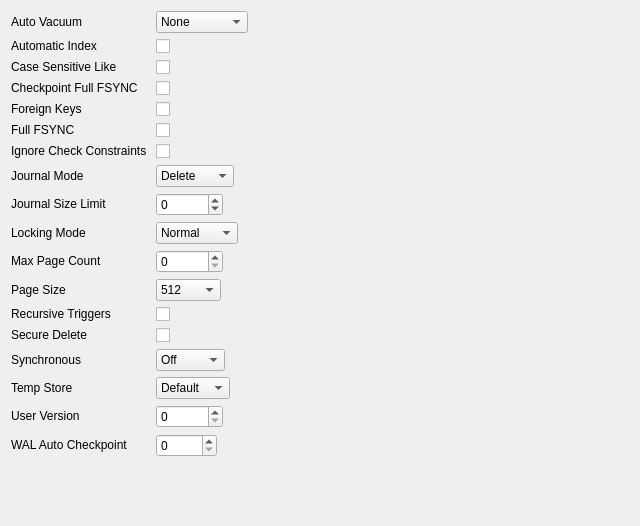
          <widget class="QWidget" name="scrollAreaWidgetContents">
           <property name="geometry">
            <rect>
             <x>0</x>
             <y>0</y>
             <width>640</width>
             <height>526</height>
            </rect>
           </property>
           <layout class="QFormLayout" name="formLayout">
            <property name="fieldGrowthPolicy">
             <enum>QFormLayout::ExpandingFieldsGrow</enum>
            </property>
            <item row="0" column="0">
             <widget class="QLabel" name="labelPragmaAutoVacuum">
              <property name="text">
               <string notr="true">&lt;html&gt;&lt;head/&gt;&lt;body&gt;&lt;p&gt;Auto Vacuum &lt;a href=&quot;http://www.sqlite.org/pragma.html#pragma_auto_vacuum&quot;&gt;&lt;img src=&quot;:/icons/whatis&quot;/&gt;&lt;/a&gt;&lt;/p&gt;&lt;/body&gt;&lt;/html&gt;</string>
              </property>
              <property name="openExternalLinks">
               <bool>true</bool>
              </property>
              <property name="textInteractionFlags">
               <set>Qt::LinksAccessibleByMouse</set>
              </property>
              <property name="buddy">
               <cstring>comboboxPragmaAutoVacuum</cstring>
              </property>
             </widget>
            </item>
            <item row="0" column="1">
             <widget class="QComboBox" name="comboboxPragmaAutoVacuum">
              <item>
               <property name="text">
                <string notr="true">None</string>
               </property>
              </item>
              <item>
               <property name="text">
                <string notr="true">Full</string>
               </property>
              </item>
              <item>
               <property name="text">
                <string notr="true">Incremental</string>
               </property>
              </item>
             </widget>
            </item>
            <item row="1" column="0">
             <widget class="QLabel" name="labelPragmaAutomaticIndex">
              <property name="text">
               <string notr="true">&lt;html&gt;&lt;head/&gt;&lt;body&gt;&lt;p&gt;Automatic Index &lt;a href=&quot;http://www.sqlite.org/pragma.html#pragma_automatic_index&quot;&gt;&lt;img src=&quot;:/icons/whatis&quot;/&gt;&lt;/a&gt;&lt;/p&gt;&lt;/body&gt;&lt;/html&gt;</string>
              </property>
              <property name="openExternalLinks">
               <bool>true</bool>
              </property>
              <property name="buddy">
               <cstring>checkboxPragmaAutomaticIndex</cstring>
              </property>
             </widget>
            </item>
            <item row="1" column="1">
             <widget class="QCheckBox" name="checkboxPragmaAutomaticIndex">
              <property name="text">
               <string/>
              </property>
             </widget>
            </item>
            <item row="2" column="0">
             <widget class="QLabel" name="labelPragmaCaseSensitiveLike">
              <property name="text">
               <string notr="true">&lt;html&gt;&lt;head/&gt;&lt;body&gt;&lt;p&gt;Case Sensitive Like &lt;a href=&quot;https://www.sqlite.org/pragma.html#pragma_case_sensitive_like&quot;&gt;&lt;img src=&quot;:/icons/whatis&quot;/&gt;&lt;/a&gt;&lt;/a&gt;&lt;/p&gt;&lt;/body&gt;&lt;/html&gt;</string>
              </property>
              <property name="openExternalLinks">
               <bool>true</bool>
              </property>
              <property name="buddy">
               <cstring>checkboxPragmaCaseSensitiveLike</cstring>
              </property>
             </widget>
            </item>
            <item row="2" column="1">
             <widget class="QCheckBox" name="checkboxPragmaCaseSensitiveLike">
              <property name="toolTip">
               <string>Warning: this pragma is not readable and this value has been inferred. Writing the pragma might overwrite a redefined LIKE provided by an SQLite extension.</string>
              </property>
              <property name="text">
               <string/>
              </property>
             </widget>
            </item>
            <item row="3" column="0">
             <widget class="QLabel" name="labelPragmaCheckpointFullFsync">
              <property name="text">
               <string notr="true">&lt;html&gt;&lt;head/&gt;&lt;body&gt;&lt;p&gt;Checkpoint Full FSYNC &lt;a href=&quot;https://www.sqlite.org/pragma.html#pragma_checkpoint_fullfsync&quot;&gt;&lt;img src=&quot;:/icons/whatis&quot;/&gt;&lt;/a&gt;&lt;/a&gt;&lt;/p&gt;&lt;/body&gt;&lt;/html&gt;</string>
              </property>
              <property name="openExternalLinks">
               <bool>true</bool>
              </property>
              <property name="buddy">
               <cstring>checkboxPragmaCheckpointFullFsync</cstring>
              </property>
             </widget>
            </item>
            <item row="3" column="1">
             <widget class="QCheckBox" name="checkboxPragmaCheckpointFullFsync">
              <property name="text">
               <string/>
              </property>
             </widget>
            </item>
            <item row="4" column="0">
             <widget class="QLabel" name="labelPragmaForeignKeys">
              <property name="text">
               <string notr="true">&lt;html&gt;&lt;head/&gt;&lt;body&gt;&lt;p&gt;Foreign Keys &lt;a href=&quot;https://www.sqlite.org/pragma.html#pragma_foreign_keys&quot;&gt;&lt;img src=&quot;:/icons/whatis&quot;/&gt;&lt;/a&gt;&lt;/a&gt;&lt;/p&gt;&lt;/body&gt;&lt;/html&gt;</string>
              </property>
              <property name="openExternalLinks">
               <bool>true</bool>
              </property>
              <property name="buddy">
               <cstring>checkboxPragmaForeignKeys</cstring>
              </property>
             </widget>
            </item>
            <item row="4" column="1">
             <widget class="QCheckBox" name="checkboxPragmaForeignKeys">
              <property name="text">
               <string/>
              </property>
             </widget>
            </item>
            <item row="5" column="0">
             <widget class="QLabel" name="labelPragmaFullFsync">
              <property name="text">
               <string notr="true">&lt;html&gt;&lt;head/&gt;&lt;body&gt;&lt;p&gt;Full FSYNC &lt;a href=&quot;https://www.sqlite.org/pragma.html#pragma_fullfsync&quot;&gt;&lt;img src=&quot;:/icons/whatis&quot;/&gt;&lt;/a&gt;&lt;/a&gt;&lt;/p&gt;&lt;/body&gt;&lt;/html&gt;</string>
              </property>
              <property name="openExternalLinks">
               <bool>true</bool>
              </property>
              <property name="buddy">
               <cstring>checkboxPragmaFullFsync</cstring>
              </property>
             </widget>
            </item>
            <item row="5" column="1">
             <widget class="QCheckBox" name="checkboxPragmaFullFsync">
              <property name="text">
               <string/>
              </property>
             </widget>
            </item>
            <item row="6" column="0">
             <widget class="QLabel" name="labelPragmaIgnoreCheckConstraints">
              <property name="text">
               <string notr="true">&lt;html&gt;&lt;head/&gt;&lt;body&gt;&lt;p&gt;Ignore Check Constraints &lt;a href=&quot;https://www.sqlite.org/pragma.html#pragma_ignore_check_constraints&quot;&gt;&lt;img src=&quot;:/icons/whatis&quot;/&gt;&lt;/a&gt;&lt;/a&gt;&lt;/p&gt;&lt;/body&gt;&lt;/html&gt;</string>
              </property>
              <property name="openExternalLinks">
               <bool>true</bool>
              </property>
              <property name="buddy">
               <cstring>checkboxPragmaIgnoreCheckConstraints</cstring>
              </property>
             </widget>
            </item>
            <item row="6" column="1">
             <widget class="QCheckBox" name="checkboxPragmaIgnoreCheckConstraints">
              <property name="text">
               <string/>
              </property>
             </widget>
            </item>
            <item row="7" column="0">
             <widget class="QLabel" name="labelPragmaJournalMode">
              <property name="text">
               <string notr="true">&lt;html&gt;&lt;head/&gt;&lt;body&gt;&lt;p&gt;Journal Mode &lt;a href=&quot;https://www.sqlite.org/pragma.html#pragma_journal_mode&quot;&gt;&lt;img src=&quot;:/icons/whatis&quot;/&gt;&lt;/a&gt;&lt;/a&gt;&lt;/p&gt;&lt;/body&gt;&lt;/html&gt;</string>
              </property>
              <property name="openExternalLinks">
               <bool>true</bool>
              </property>
              <property name="buddy">
               <cstring>comboboxPragmaJournalMode</cstring>
              </property>
             </widget>
            </item>
            <item row="7" column="1">
             <widget class="QComboBox" name="comboboxPragmaJournalMode">
              <item>
               <property name="text">
                <string notr="true">Delete</string>
               </property>
              </item>
              <item>
               <property name="text">
                <string notr="true">Truncate</string>
               </property>
              </item>
              <item>
               <property name="text">
                <string notr="true">Persist</string>
               </property>
              </item>
              <item>
               <property name="text">
                <string notr="true">Memory</string>
               </property>
              </item>
              <item>
               <property name="text">
                <string notr="true">WAL</string>
               </property>
              </item>
              <item>
               <property name="text">
                <string notr="true">Off</string>
               </property>
              </item>
             </widget>
            </item>
            <item row="8" column="0">
             <widget class="QLabel" name="labelJournalSizeLimit">
              <property name="text">
               <string notr="true">&lt;html&gt;&lt;head/&gt;&lt;body&gt;&lt;p&gt;Journal Size Limit &lt;a href=&quot;https://www.sqlite.org/pragma.html#pragma_journal_size_limit&quot;&gt;&lt;img src=&quot;:/icons/whatis&quot;/&gt;&lt;/a&gt;&lt;/a&gt;&lt;/p&gt;&lt;/body&gt;&lt;/html&gt;</string>
              </property>
              <property name="openExternalLinks">
               <bool>true</bool>
              </property>
              <property name="buddy">
               <cstring>spinPragmaJournalSizeLimit</cstring>
              </property>
             </widget>
            </item>
            <item row="8" column="1">
             <widget class="QSpinBox" name="spinPragmaJournalSizeLimit">
              <property name="minimum">
               <number>-1</number>
              </property>
              <property name="maximum">
               <number>100000</number>
              </property>
             </widget>
            </item>
            <item row="9" column="0">
             <widget class="QLabel" name="labelPragmaLockingMode">
              <property name="text">
               <string notr="true">&lt;html&gt;&lt;head/&gt;&lt;body&gt;&lt;p&gt;Locking Mode &lt;a href=&quot;https://www.sqlite.org/pragma.html#pragma_locking_mode&quot;&gt;&lt;img src=&quot;:/icons/whatis&quot;/&gt;&lt;/a&gt;&lt;/a&gt;&lt;/p&gt;&lt;/body&gt;&lt;/html&gt;</string>
              </property>
              <property name="openExternalLinks">
               <bool>true</bool>
              </property>
              <property name="buddy">
               <cstring>comboboxPragmaLockingMode</cstring>
              </property>
             </widget>
            </item>
            <item row="9" column="1">
             <widget class="QComboBox" name="comboboxPragmaLockingMode">
              <item>
               <property name="text">
                <string notr="true">Normal</string>
               </property>
              </item>
              <item>
               <property name="text">
                <string notr="true">Exclusive</string>
               </property>
              </item>
             </widget>
            </item>
            <item row="10" column="0">
             <widget class="QLabel" name="labelPragmaMaxPageCount">
              <property name="text">
               <string notr="true">&lt;html&gt;&lt;head/&gt;&lt;body&gt;&lt;p&gt;Max Page Count &lt;a href=&quot;https://www.sqlite.org/pragma.html#pragma_max_page_count&quot;&gt;&lt;img src=&quot;:/icons/whatis&quot;/&gt;&lt;/a&gt;&lt;/a&gt;&lt;/p&gt;&lt;/body&gt;&lt;/html&gt;</string>
              </property>
              <property name="openExternalLinks">
               <bool>true</bool>
              </property>
              <property name="buddy">
               <cstring>spinPragmaMaxPageCount</cstring>
              </property>
             </widget>
            </item>
            <item row="10" column="1">
             <widget class="QSpinBox" name="spinPragmaMaxPageCount">
              <property name="maximum">
               <number>2000000000</number>
              </property>
             </widget>
            </item>
            <item row="11" column="0">
             <widget class="QLabel" name="labelPragmaPageSize">
              <property name="text">
               <string notr="true">&lt;html&gt;&lt;head/&gt;&lt;body&gt;&lt;p&gt;Page Size &lt;a href=&quot;https://www.sqlite.org/pragma.html#pragma_page_size&quot;&gt;&lt;img src=&quot;:/icons/whatis&quot;/&gt;&lt;/a&gt;&lt;/a&gt;&lt;/p&gt;&lt;/body&gt;&lt;/html&gt;</string>
              </property>
              <property name="openExternalLinks">
               <bool>true</bool>
              </property>
              <property name="buddy">
               <cstring>comboPragmaPageSize</cstring>
              </property>
             </widget>
            </item>
            <item row="11" column="1">
             <widget class="QComboBox" name="comboPragmaPageSize">
              <item>
               <property name="text">
                <string notr="true">512</string>
               </property>
              </item>
              <item>
               <property name="text">
                <string notr="true">1024</string>
               </property>
              </item>
              <item>
               <property name="text">
                <string notr="true">2048</string>
               </property>
              </item>
              <item>
               <property name="text">
                <string notr="true">4096</string>
               </property>
              </item>
              <item>
               <property name="text">
                <string notr="true">8192</string>
               </property>
              </item>
              <item>
               <property name="text">
                <string notr="true">16384</string>
               </property>
              </item>
              <item>
               <property name="text">
                <string notr="true">32768</string>
               </property>
              </item>
              <item>
               <property name="text">
                <string notr="true">65536</string>
               </property>
              </item>
             </widget>
            </item>
            <item row="12" column="0">
             <widget class="QLabel" name="labelPragmaRecursiveTriggers">
              <property name="text">
               <string notr="true">&lt;html&gt;&lt;head/&gt;&lt;body&gt;&lt;p&gt;Recursive Triggers &lt;a href=&quot;https://www.sqlite.org/pragma.html#pragma_recursive_triggers&quot;&gt;&lt;img src=&quot;:/icons/whatis&quot;/&gt;&lt;/a&gt;&lt;/a&gt;&lt;/p&gt;&lt;/body&gt;&lt;/html&gt;</string>
              </property>
              <property name="openExternalLinks">
               <bool>true</bool>
              </property>
              <property name="buddy">
               <cstring>checkboxPragmaRecursiveTriggers</cstring>
              </property>
             </widget>
            </item>
            <item row="12" column="1">
             <widget class="QCheckBox" name="checkboxPragmaRecursiveTriggers">
              <property name="text">
               <string/>
              </property>
             </widget>
            </item>
            <item row="13" column="0">
             <widget class="QLabel" name="labelPragmaSecureDelete">
              <property name="text">
               <string notr="true">&lt;html&gt;&lt;head/&gt;&lt;body&gt;&lt;p&gt;Secure Delete &lt;a href=&quot;https://www.sqlite.org/pragma.html#pragma_secure_delete&quot;&gt;&lt;img src=&quot;:/icons/whatis&quot;/&gt;&lt;/a&gt;&lt;/a&gt;&lt;/p&gt;&lt;/body&gt;&lt;/html&gt;</string>
              </property>
              <property name="openExternalLinks">
               <bool>true</bool>
              </property>
              <property name="buddy">
               <cstring>checkboxPragmaSecureDelete</cstring>
              </property>
             </widget>
            </item>
            <item row="13" column="1">
             <widget class="QCheckBox" name="checkboxPragmaSecureDelete">
              <property name="text">
               <string/>
              </property>
             </widget>
            </item>
            <item row="14" column="0">
             <widget class="QLabel" name="labelPragmaSynchronous">
              <property name="text">
               <string notr="true">&lt;html&gt;&lt;head/&gt;&lt;body&gt;&lt;p&gt;Synchronous &lt;a href=&quot;https://www.sqlite.org/pragma.html#pragma_synchronous&quot;&gt;&lt;img src=&quot;:/icons/whatis&quot;/&gt;&lt;/a&gt;&lt;/a&gt;&lt;/p&gt;&lt;/body&gt;&lt;/html&gt;</string>
              </property>
              <property name="openExternalLinks">
               <bool>true</bool>
              </property>
              <property name="buddy">
               <cstring>comboboxPragmaSynchronous</cstring>
              </property>
             </widget>
            </item>
            <item row="14" column="1">
             <widget class="QComboBox" name="comboboxPragmaSynchronous">
              <item>
               <property name="text">
                <string notr="true">Off</string>
               </property>
              </item>
              <item>
               <property name="text">
                <string notr="true">Normal</string>
               </property>
              </item>
              <item>
               <property name="text">
                <string notr="true">Full</string>
               </property>
              </item>
             </widget>
            </item>
            <item row="15" column="0">
             <widget class="QLabel" name="labelPragmaTempStore">
              <property name="text">
               <string notr="true">&lt;html&gt;&lt;head/&gt;&lt;body&gt;&lt;p&gt;Temp Store &lt;a href=&quot;https://www.sqlite.org/pragma.html#pragma_temp_store&quot;&gt;&lt;img src=&quot;:/icons/whatis&quot;/&gt;&lt;/a&gt;&lt;/a&gt;&lt;/p&gt;&lt;/body&gt;&lt;/html&gt;</string>
              </property>
              <property name="openExternalLinks">
               <bool>true</bool>
              </property>
              <property name="buddy">
               <cstring>comboboxPragmaTempStore</cstring>
              </property>
             </widget>
            </item>
            <item row="15" column="1">
             <widget class="QComboBox" name="comboboxPragmaTempStore">
              <item>
               <property name="text">
                <string notr="true">Default</string>
               </property>
              </item>
              <item>
               <property name="text">
                <string notr="true">File</string>
               </property>
              </item>
              <item>
               <property name="text">
                <string notr="true">Memory</string>
               </property>
              </item>
             </widget>
            </item>
            <item row="16" column="0">
             <widget class="QLabel" name="labelPragmaUserVersion">
              <property name="text">
               <string notr="true">&lt;html&gt;&lt;head/&gt;&lt;body&gt;&lt;p&gt;User Version &lt;a href=&quot;https://www.sqlite.org/pragma.html#pragma_user_version&quot;&gt;&lt;img src=&quot;:/icons/whatis&quot;/&gt;&lt;/a&gt;&lt;/a&gt;&lt;/p&gt;&lt;/body&gt;&lt;/html&gt;</string>
              </property>
              <property name="openExternalLinks">
               <bool>true</bool>
              </property>
              <property name="buddy">
               <cstring>spinPragmaUserVersion</cstring>
              </property>
             </widget>
            </item>
            <item row="16" column="1">
             <widget class="QSpinBox" name="spinPragmaUserVersion">
              <property name="maximum">
               <number>2147483647</number>
              </property>
             </widget>
            </item>
            <item row="17" column="0">
             <widget class="QLabel" name="labelPragmaWalAutoCheckpoint">
              <property name="text">
               <string notr="true">&lt;html&gt;&lt;head/&gt;&lt;body&gt;&lt;p&gt;WAL Auto Checkpoint &lt;a href=&quot;https://www.sqlite.org/pragma.html#pragma_wal_autocheckpoint&quot;&gt;&lt;img src=&quot;:/icons/whatis&quot;/&gt;&lt;/a&gt;&lt;/a&gt;&lt;/p&gt;&lt;/body&gt;&lt;/html&gt;</string>
              </property>
              <property name="openExternalLinks">
               <bool>true</bool>
              </property>
              <property name="buddy">
               <cstring>spinPragmaWalAutoCheckpoint</cstring>
              </property>
             </widget>
            </item>
            <item row="17" column="1">
             <widget class="QSpinBox" name="spinPragmaWalAutoCheckpoint">
              <property name="maximum">
               <number>10000</number>
              </property>
             </widget>
            </item>
           </layout>
          </widget>
